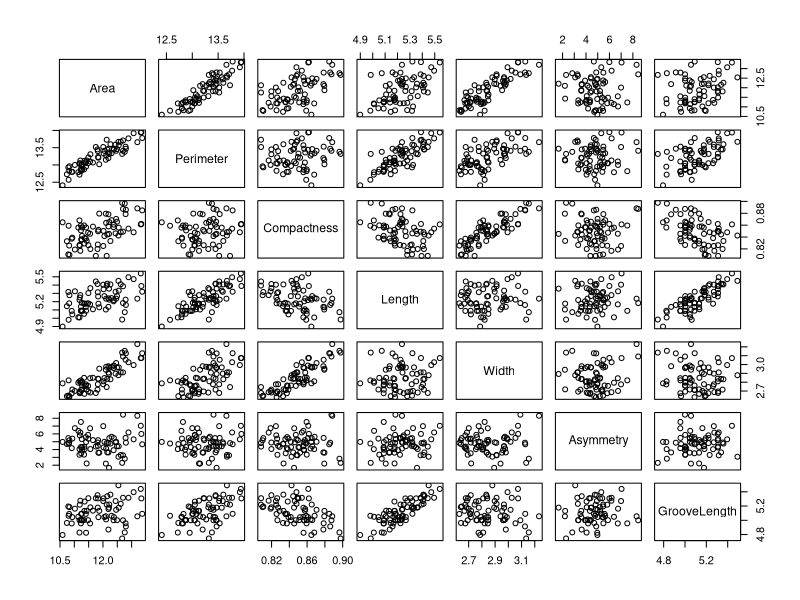

R code for this plot:
# ST 558: Multivariate Analytics
# Module 7 R Activity 
# Nora Quick

###########
# Step 2  #
###########

# Question 1: 
# -----------
seeds <- read.csv('Seeds3Data.csv')
head(seeds)

# Question 2: 
# -----------
pairs(seeds[,1:7])


###########
# Step 3  #
###########

# Question 3: 
# -----------
seeds.cor <- cor(seeds)

seeds.eig <- eigen(seeds.cor)
seeds.eig

seeds.pcfa <- seeds.eig$vec %*% diag(sqrt(seeds.eig$val))
seeds.pcfa

# Question 4: 
# -----------
seeds.eig$vec[,1] * sqrt(seeds.eig$val[1])
seeds.eig$vec[,2] * sqrt(seeds.eig$val[2])
seeds.eig$vec[,3] * sqrt(seeds.eig$val[3])

# Question 5: 
# -----------
m <- 3

uni.pcfa3 <- diag(seeds.cor - seeds.pcfa[,1:m] %*% t(seeds.pcfa[,1:m]))
uni.pcfa3

fit.pcfa3 <- seeds.pcfa[,1:m] %*% t(seeds.pcfa[,1:m]) + diag(uni.pcfa3)
fit.pcfa3

res.pcfa3 <- seeds.cor - fit.pcfa3
res.pcfa3


###########
# Step 4  #
###########

# Question 6: 
# -----------
seeds.mlfa1 <- factanal(x=seeds, factors=3, rotation="none")
seeds.mlfa1

# Question 7: 
# -----------
seeds.mlfa1$STATISTIC
seeds.mlfa1$PVAL

# Question 8: 
# -----------
seeds.mlfa1$loadings

# Question 9: 
# -----------
fit.mle3 <- seeds.mlfa1$load %*% t(seeds.mlfa1$load) + diag(seeds.mlfa1$uni)
fit.mle3

res.mle3 <- seeds.cor - fit.mle3
res.mle3


###########
# Step 5  #
###########

# Question 11: 
seeds.mlfa3.rot <- factanal(x=seeds, factors=3, rotation="varimax", scores="regression")
seeds.mlfa3.rot

# Question 12: 
# -----------
seeds.mlfa3.rot$scores[1:10,]
scale(seeds, center=T, scale=F)[1:10,]


